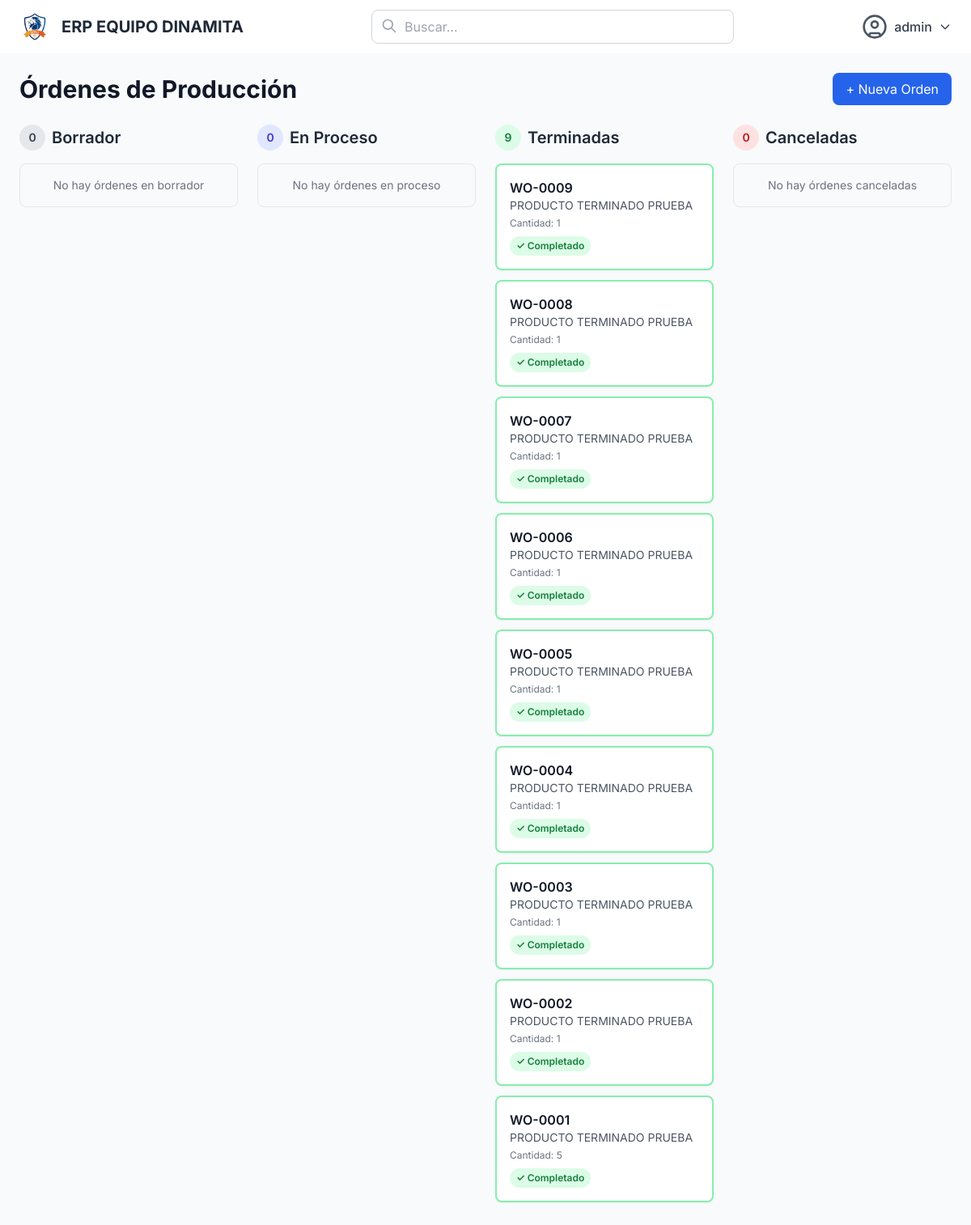
Page /manufacturing/work-order/ (signed in) on the committed database.
### users/models.py (models this page shows)
class User(AbstractUser):
    class Meta:
        db_table = "users"
        verbose_name = "Usuario"
        verbose_name_plural = "Usuarios"

### manufacturing/models.py (models this page shows, shortened)
class WorkOrder(models.Model):
    id_work_order = models.CharField(max_length=50, unique=True)
    bill_of_materials = models.ForeignKey(BillOfMaterials, on_delete=models.PROTECT)
    quantity = models.IntegerField()  # Cantidad a producir
    status = models.ForeignKey(WorkOrderStatus, on_delete=models.PROTECT)
    origin_location = models.ForeignKey(InventoryLocation, on_delete=models.PROTECT, related_name='work_orders_origin', null=True, blank=True)
    destination_location = models.ForeignKey(InventoryLocation, on_delete=models.PROTECT, related_name='work_orders_destination', null=True, blank=True)
    created_at = models.DateTimeField(auto_now_add=True)
    updated_at = models.DateTimeField(auto_now=True)
    created_by = models.ForeignKey(User, on_delete=models.SET_NULL, null=True, blank=True)
    class Meta:
        db_table = "work_order"
        verbose_name = "Work Order"
        verbose_name_plural = "Work Orders"
        ordering = ['-created_at']

class BillOfMaterials(models.Model):
    id_bill_of_materials = models.CharField(max_length=50, unique=True)
    material = models.ForeignKey(Material, on_delete=models.PROTECT)  # Producto terminado
    created_at = models.DateTimeField(auto_now_add=True)
    updated_at = models.DateTimeField(auto_now=True)
    created_by = models.ForeignKey(User, on_delete=models.SET_NULL, null=True, blank=True)
    class Meta:
        db_table = "bill_of_materials"
        verbose_name = "Bill of Materials"
        verbose_name_plural = "Bills of Materials"
        ordering = ['material']

### materials/models.py (models this page shows, shortened)
class Material(models.Model):
    id_material = models.CharField(max_length=50, unique=True)
    name = models.CharField(max_length=200)
    description = models.TextField()
    unit = models.ForeignKey(Unit, on_delete=models.PROTECT, default=1)
    material_type = models.ForeignKey(MaterialType, on_delete=models.PROTECT, default=1)
    status = models.ForeignKey(Status, on_delete=models.PROTECT, default=1)
    created_at = models.DateTimeField(auto_now_add=True)
    updated_at = models.DateTimeField(auto_now=True)
    created_by = models.ForeignKey(User, on_delete=models.SET_NULL, null=True, blank=True)
    class Meta:
        db_table = "materials"
        verbose_name = "Material"
        verbose_name_plural = "Materiales"
        ordering = ['-created_at']

### manufacturing/views.py (the view, shortened to what this page needs)
# urls.py: path('work-order/', views.work_order_list_view, name='work_order_list'),
@login_required
def work_order_list_view(request):
    draft_orders = WorkOrder.objects.filter(status__symbol='DRAFT')
    in_progress_orders = WorkOrder.objects.filter(status__symbol='IN_PROGRESS')
    done_orders = WorkOrder.objects.filter(status__symbol='DONE')
    cancelled_orders = WorkOrder.objects.filter(status__symbol='CANCELLED')
    context = {
        'draft_orders': draft_orders,
        'in_progress_orders': in_progress_orders,
        'done_orders': done_orders,
        'cancelled_orders': cancelled_orders
    }
    return render(request, 'manufacturing/work_order_list.html', context)

### manufacturing/templates/manufacturing/work_order_list.html (shortened to what this page needs)
{% extends "core/base.html" %}
{% block content %}
<div class="max-w-7xl mx-auto">
    <div class="flex justify-between items-center mb-6">
        <h1 class="text-3xl font-bold text-gray-900">Órdenes de Producción</h1>
        <a href="{% url 'manufacturing:work_order_new' %}" class="bg-blue-600 hover:bg-blue-700 text-white px-4 py-2 rounded-lg transition-colors">
            + Nueva Orden
        </a>
    </div>
    <div class="grid grid-cols-1 md:grid-cols-4 gap-6">
        <div>
            <h2 class="text-xl font-semibold text-gray-800 mb-4 flex items-center">
                <span class="bg-gray-200 text-gray-700 rounded-full w-8 h-8 flex items-center justify-center mr-2 text-sm">
                    {{ draft_orders.count }}
                </span>
                Borrador
            </h2>
            <div class="space-y-3">
                {% for order in draft_orders %}
                <div class="bg-white border border-gray-300 rounded-lg p-4 shadow-sm hover:shadow-md transition-shadow">
                    <div class="mb-3">
                        <p class="font-semibold text-gray-900">{{ order.id_work_order }}</p>
                        <p class="text-sm text-gray-600">{{ order.bill_of_materials.material.name }}</p>
                        <p class="text-xs text-gray-500 mt-1">Cantidad: {{ order.quantity }}</p>
                    </div>
                    <form method="post" class="inline mb-2">
                        {% csrf_token %}
                        <input type="hidden" name="action" value="start">
                        <input type="hidden" name="work_order_id" value="{{ order.id_work_order }}">
                        <button type="submit" class="w-full bg-indigo-500 hover:bg-indigo-600 text-white text-sm font-medium px-3 py-2 rounded transition-colors">
                            ▶ Iniciar Producción
                        </button>
                    </form>
                    <form method="post" class="inline">
                        {% csrf_token %}
                        <input type="hidden" name="action" value="cancel">
                        <input type="hidden" name="work_order_id" value="{{ order.id_work_order }}">
                        <button type="submit" class="w-full bg-red-500 hover:bg-red-600 text-white text-sm font-medium px-3 py-2 rounded transition-colors" onclick="return confirm('¿Está seguro de cancelar esta orden?')">
                            ✕ Cancelar
                        </button>
                    </form>
                </div>
                {% empty %}
                <div class="bg-gray-50 border border-gray-200 rounded-lg p-4 text-center">
                    <p class="text-sm text-gray-500">No hay órdenes en borrador</p>
                </div>
                {% endfor %}
            </div>
        </div>
        <div>
            <h2 class="text-xl font-semibold text-gray-800 mb-4 flex items-center">
                <span class="bg-indigo-100 text-indigo-700 rounded-full w-8 h-8 flex items-center justify-center mr-2 text-sm">
                    {{ in_progress_orders.count }}
                </span>
                En Proceso
            </h2>
            <div class="space-y-3">
                {% for order in in_progress_orders %}
                <div class="bg-white border-2 border-indigo-300 rounded-lg p-4 shadow-sm hover:shadow-md transition-shadow">
                    <div class="mb-3">
                        <p class="font-semibold text-gray-900">{{ order.id_work_order }}</p>
                        <p class="text-sm text-gray-600">{{ order.bill_of_materials.material.name }}</p>
                        <p class="text-xs text-gray-500 mt-1">Cantidad: {{ order.quantity }}</p>
                        <span class="inline-block mt-2 bg-indigo-100 text-indigo-700 text-xs font-semibold px-2 py-1 rounded">
                            🔧 En producción
                        </span>
                    </div>
                    <form method="post" class="inline mb-2">
                        {% csrf_token %}
                        <input type="hidden" name="action" value="finish">
                        <input type="hidden" name="work_order_id" value="{{ order.id_work_order }}">
                        <button type="submit" class="w-full bg-green-600 hover:bg-green-700 text-white text-sm font-medium px-3 py-2 rounded transition-colors">
                            ✓ Terminar Producción
                        </button>
                    </form>
                    <form method="post" class="inline">
                        {% csrf_token %}
                        <input type="hidden" name="action" value="cancel">
                        <input type="hidden" name="work_order_id" value="{{ order.id_work_order }}">
                        <button type="submit" class="w-full bg-red-500 hover:bg-red-600 text-white text-sm font-medium px-3 py-2 rounded transition-colors" onclick="return confirm('¿Está seguro de cancelar esta orden? Se revertirán los movimientos de inventario.')">
                            ✕ Cancelar
                        </button>
                    </form>
                </div>
                {% empty %}
                <div class="bg-gray-50 border border-gray-200 rounded-lg p-4 text-center">
                    <p class="text-sm text-gray-500">No hay órdenes en proceso</p>
                </div>
                {% endfor %}
            </div>
        </div>
        <div>
            <h2 class="text-xl font-semibold text-gray-800 mb-4 flex items-center">
                <span class="bg-green-100 text-green-700 rounded-full w-8 h-8 flex items-center justify-center mr-2 text-sm">
                    {{ done_orders.count }}
                </span>
                Terminadas
            </h2>
            <div class="space-y-3">
                {% for order in done_orders %}
                <div class="bg-white border-2 border-green-300 rounded-lg p-4 shadow-sm">
                    <div>
                        <p class="font-semibold text-gray-900">{{ order.id_work_order }}</p>
                        <p class="text-sm text-gray-600">{{ order.bill_of_materials.material.name }}</p>
                        <p class="text-xs text-gray-500 mt-1">Cantidad: {{ order.quantity }}</p>
                        <span class="inline-block mt-2 bg-green-100 text-green-700 text-xs font-semibold px-2 py-1 rounded-full">
                            ✓ Completado
                        </span>
                    </div>
                </div>
                {% empty %}
                <div class="bg-gray-50 border border-gray-200 rounded-lg p-4 text-center">
                    <p class="text-sm text-gray-500">No hay órdenes terminadas</p>
                </div>
                {% endfor %}
            </div>
        </div>
        <div>
            <h2 class="text-xl font-semibold text-gray-800 mb-4 flex items-center">
                <span class="bg-red-100 text-red-700 rounded-full w-8 h-8 flex items-center justify-center mr-2 text-sm">
                    {{ cancelled_orders.count }}
                </span>
                Canceladas
            </h2>
            <div class="space-y-3">
                {% for order in cancelled_orders %}
                <div class="bg-white border-2 border-red-300 rounded-lg p-4 shadow-sm">
                    <div>
                        <p class="font-semibold text-gray-900">{{ order.id_work_order }}</p>
                        <p class="text-sm text-gray-600">{{ order.bill_of_materials.material.name }}</p>
                        <p class="text-xs text-gray-500 mt-1">Cantidad: {{ order.quantity }}</p>
                        <span class="inline-block mt-2 bg-red-100 text-red-700 text-xs font-semibold px-2 py-1 rounded-full">
                            ✕ Cancelada
                        </span>
                    </div>
                </div>
                {% empty %}
                <div class="bg-gray-50 border border-gray-200 rounded-lg p-4 text-center">
                    <p class="text-sm text-gray-500">No hay órdenes canceladas</p>
                </div>
                {% endfor %}
            </div>
        </div>
    </div>
</div>
{% endblock %}

### core/templates/core/base.html (shortened to what this page needs)
{% load static %}
<!DOCTYPE html>
<html lang="es">
<head>
    <script src="https://cdn.tailwindcss.com"></script>
</head>
<body class="bg-slate-50">
    <nav class="bg-white shadow flex items-center justify-between px-6 py-3">
        <div class="flex items-center space-x-3">
            <img src="{% static 'img/logo.png' %}" alt="Logo" class="h-10 w-10">
            <span class="text-xl font-bold text-gray-800">ERP EQUIPO DINAMITA</span>
        </div>
        <div class="hidden md:flex flex-1 max-w-md mx-8">
            <div class="relative w-full">
                <input type="text" placeholder="Buscar..." class="w-full px-4 py-2 pl-10 border border-gray-300 rounded-lg focus:outline-none focus:ring-2 focus:ring-blue-500">
                <svg class="absolute left-3 top-2.5 h-5 w-5 text-gray-400" fill="none" stroke="currentColor" viewBox="0 0 24 24">
                    <path stroke-linecap="round" stroke-linejoin="round" stroke-width="2" d="M21 21l-6-6m2-5a7 7 0 11-14 0 7 7 0 0114 0z"></path>
                </svg>
            </div>
        </div>
        <div class="relative">
            <button id="user-menu-button" class="flex items-center space-x-2 text-gray-700 hover:text-gray-900 focus:outline-none">
                <span class="font-medium">{{ user.username }}</span>
                <svg class="h-4 w-4" fill="none" stroke="currentColor" viewBox="0 0 24 24">
                    <path stroke-linecap="round" stroke-linejoin="round" stroke-width="2" d="M19 9l-7 7-7-7"></path>
                </svg>
            </button>
        </div>
    </nav>
    <main class="p-6 bg-slate-50 min-h-screen">
        {% block content %}
        {% endblock %}
    </main>
</body>
</html>

### core/templates/core/base.html (style rules this page uses)
body { font-family: 'Inter', sans-serif; }

### rows in the picture
User: username "admin"
WorkOrder: id_work_order "WO-0009", bill_of_materials.material.name "PRODUCTO TERMINADO PRUEBA", quantity "1"
WorkOrder: id_work_order "WO-0008", bill_of_materials.material.name "PRODUCTO TERMINADO PRUEBA", quantity "1"
WorkOrder: id_work_order "WO-0007", bill_of_materials.material.name "PRODUCTO TERMINADO PRUEBA", quantity "1"
WorkOrder: id_work_order "WO-0006", bill_of_materials.material.name "PRODUCTO TERMINADO PRUEBA", quantity "1"
WorkOrder: id_work_order "WO-0005", bill_of_materials.material.name "PRODUCTO TERMINADO PRUEBA", quantity "1"
WorkOrder: id_work_order "WO-0004", bill_of_materials.material.name "PRODUCTO TERMINADO PRUEBA", quantity "1"
WorkOrder: id_work_order "WO-0003", bill_of_materials.material.name "PRODUCTO TERMINADO PRUEBA", quantity "1"
WorkOrder: id_work_order "WO-0002", bill_of_materials.material.name "PRODUCTO TERMINADO PRUEBA", quantity "1"
WorkOrder: id_work_order "WO-0001", bill_of_materials.material.name "PRODUCTO TERMINADO PRUEBA", quantity "5"

### other values in the picture
{{ draft_orders.count }} "0"
{{ in_progress_orders.count }} "0"
{{ done_orders.count }} "9"
{{ cancelled_orders.count }} "0"
